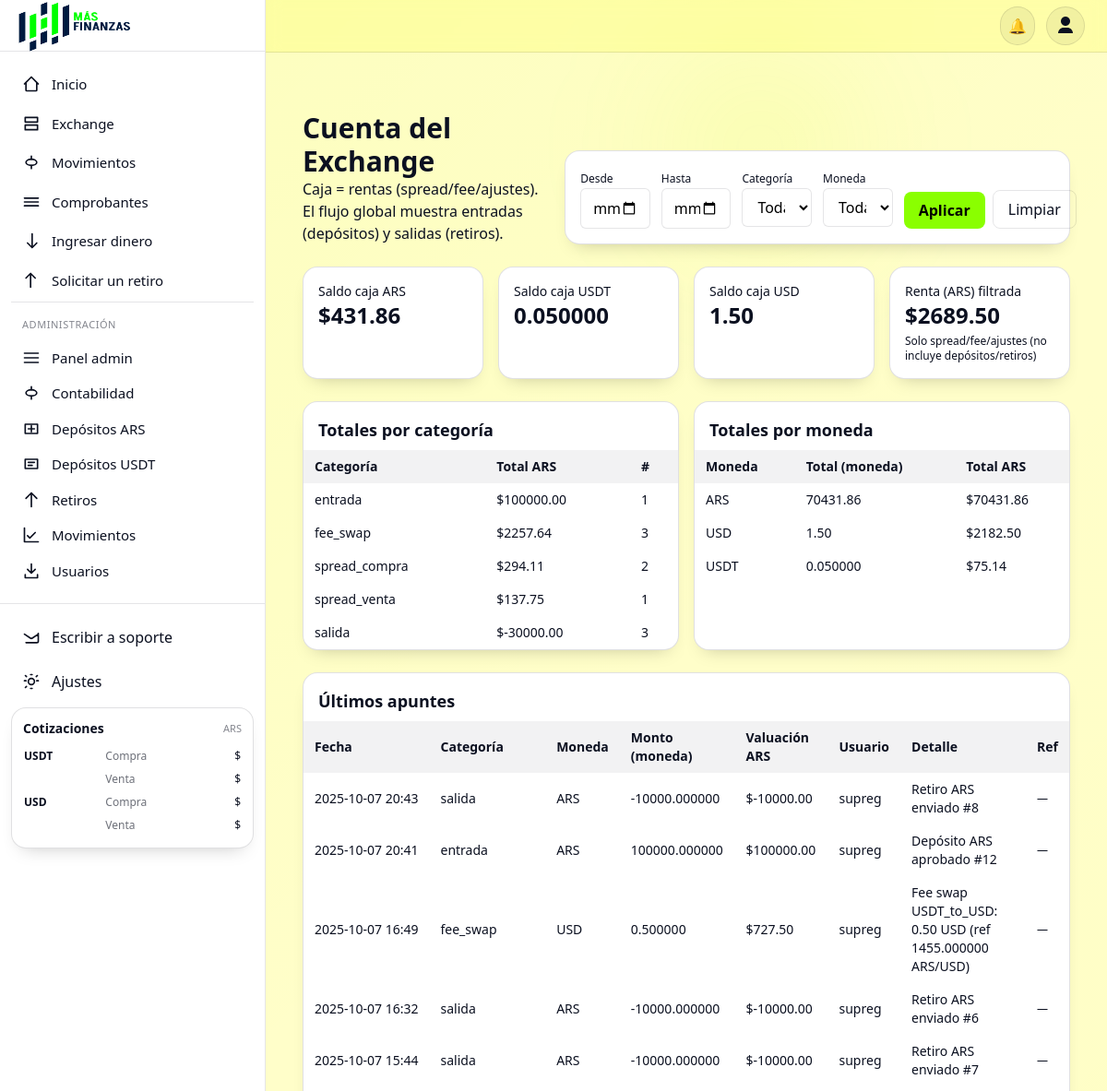
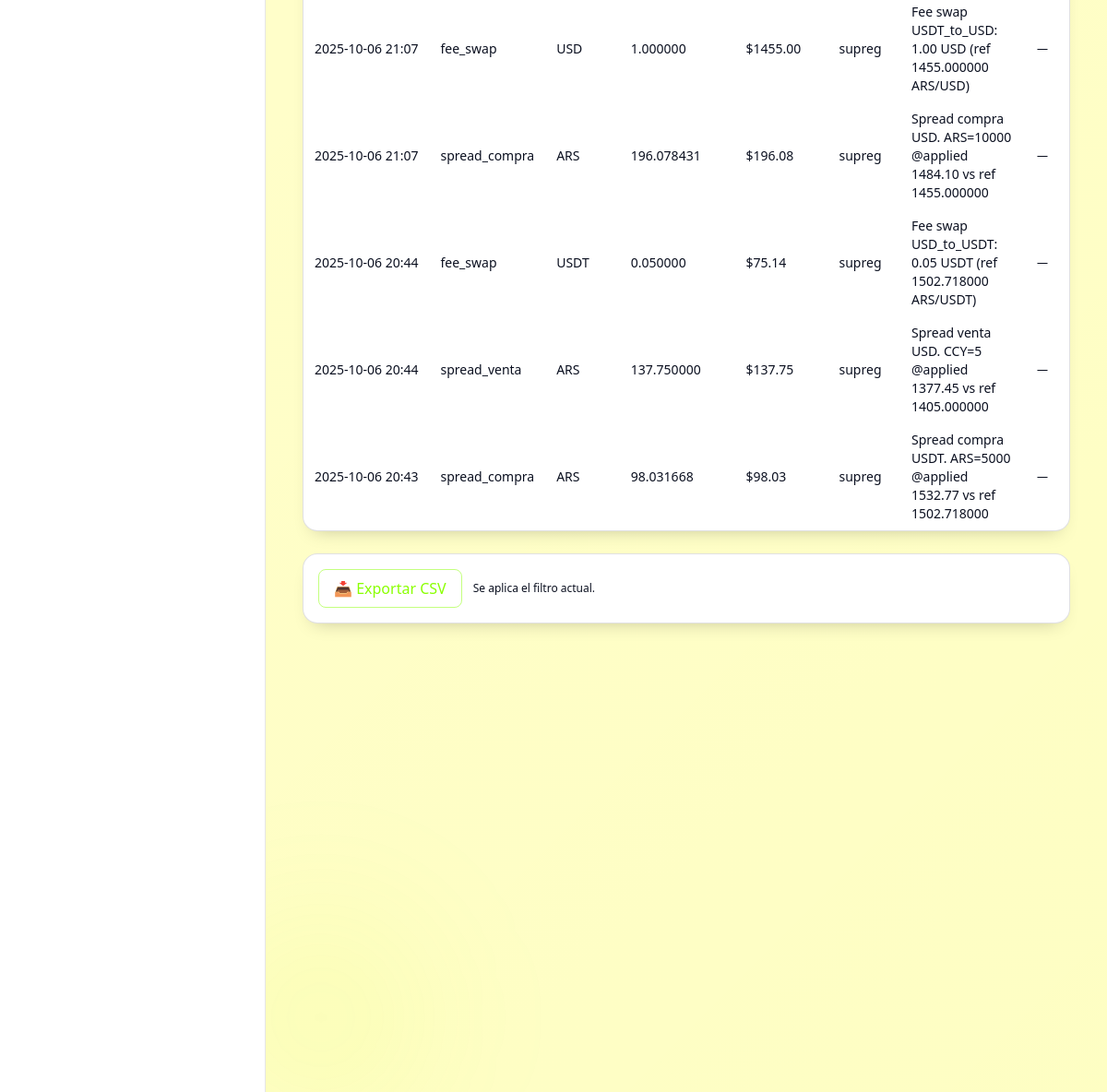
The app's page /admin-dashboard/exchange/ (signed in) with its own data (2 pictures, top to bottom).
### usuarios/models.py (models this page shows, shortened)
class CuentaExchange(models.Model):
    nombre = models.CharField(max_length=50, default="Exchange", unique=True)
    saldo_ars  = models.DecimalField(max_digits=18, decimal_places=2, default=0)
    saldo_usdt = models.DecimalField(max_digits=18, decimal_places=6, default=0)
    saldo_usd  = models.DecimalField(max_digits=18, decimal_places=2, default=0)

class ApunteExchange(models.Model):
    MONEDAS = (("ARS","ARS"),("USDT","USDT"),("USD","USD"))
    CATEGORIAS = [
        ('spread_compra', 'Spread en COMPRA'),
        ('spread_venta',  'Spread en VENTA'),
        ('fee_swap',      'Comisión de SWAP'),
        ('entrada',       'Entrada (depósito acreditado)'),
        ('salida',        'Salida (retiro enviado)'),
        ('ajuste',        'Ajuste contable'),
    ]
    fecha = models.DateTimeField(default=timezone.now)
    usuario = models.ForeignKey(settings.AUTH_USER_MODEL, null=True, blank=True,
                                on_delete=models.SET_NULL)
    TIPO = (
        ("comision_swap","Comisión SWAP"),
        ("spread_compra","Spread en COMPRA"),
        ("spread_venta","Spread en VENTA"),
        ("ajuste","Ajuste contable"),
        ("ingreso","Ingreso"),   # por si lo usás en algún reporte
        ("egreso","Egreso"),
    )
    tipo = models.CharField(max_length=30, choices=TIPO, default="ingreso")
    categoria     = models.CharField(max_length=40, choices=CATEGORIAS, default='ajuste')
    moneda        = models.CharField(max_length=10, choices=MONEDAS)
    monto_moneda  = models.DecimalField(max_digits=20, decimal_places=6)   # alias de 'importe'
    monto_ars     = models.DecimalField(max_digits=20, decimal_places=2)   # alias de 'importe_ars'
    @property
    def importe(self):
        return self.monto_moneda
    @importe.setter
    def importe(self, v):
        self.monto_moneda = v
    @property
    def importe_ars(self):
        return self.monto_ars
    @importe_ars.setter
    def importe_ars(self, v):
        self.monto_ars = v
    movimiento = models.ForeignKey('usuarios.Movimiento', null=True, blank=True,
                                   on_delete=models.SET_NULL, related_name='apuntes_exchange')
    ref_price     = models.DecimalField(max_digits=18, decimal_places=6, null=True, blank=True)
    applied_price = models.DecimalField(max_digits=18, decimal_places=6, null=True, blank=True)
    extra         = models.JSONField(default=dict, blank=True)
    ref_movimiento = models.CharField(max_length=64, blank=True)
    detalle        = models.TextField(blank=True)
    class Meta:
        ordering = ['-fecha']

class Usuario(AbstractUser):
    dni_frente = models.ImageField(upload_to='documentos/', null=True, blank=True)
    dni_dorso  = models.ImageField(upload_to='documentos/', null=True, blank=True)
    estado_verificacion = models.CharField(
        max_length=20,
        choices=[('pendiente','Pendiente'),('aprobado','Aprobado'),('rechazado','Rechazado')],
        default='pendiente'
    )
    saldo_ars  = models.DecimalField(max_digits=20, decimal_places=2, default=0)
    saldo_usdt = models.DecimalField(max_digits=20, decimal_places=2, default=0)
    saldo_usd  = models.DecimalField(max_digits=20, decimal_places=2, default=0)
    doc_tipo = models.CharField(max_length=8, default='DNI')
    doc_nro  = models.CharField(max_length=32, blank=True)
    persona_tipo     = models.CharField(max_length=10, choices=PERSONA_TIPO, default="FISICA")
    estado_civil     = models.CharField(max_length=20, choices=ESTADO_CIVIL, blank=True)
    sexo             = models.CharField(max_length=10, choices=SEXO_CHOICES, blank=True)
    nacionalidad     = models.CharField(max_length=32, blank=True)
    fecha_nacimiento = models.DateField(null=True, blank=True)
    lugar_nacimiento = models.CharField(max_length=128, blank=True)
    pais          = models.ForeignKey(Pais, null=True, blank=True, on_delete=models.SET_NULL, related_name="usuarios")
    provincia     = models.ForeignKey(Provincia, null=True, blank=True, on_delete=models.SET_NULL, related_name="usuarios")
    localidad     = models.ForeignKey(Localidad, null=True, blank=True, on_delete=models.SET_NULL, related_name="usuarios")
    codigo_postal = models.CharField(max_length=16, blank=True)
    calle         = models.CharField(max_length=128, blank=True)
    numero_calle  = models.CharField(max_length=16, blank=True)
    piso          = models.CharField(max_length=16, blank=True)
    depto         = models.CharField(max_length=16, blank=True)
    domicilio = models.CharField(max_length=255, blank=True)
    telefono  = models.CharField(max_length=32, blank=True)
    tyc_aceptado    = models.BooleanField(default=False)
    tyc_version     = models.CharField(max_length=20, blank=True)
    tyc_aceptado_en = models.DateTimeField(null=True, blank=True)
    email_confirmed = models.BooleanField(default=False)
    email_confirmed_at = models.DateTimeField(null=True, blank=True)
    email_confirm_sent_at = models.DateTimeField(null=True, blank=True)

### usuarios/views.py (the view)
# urls.py: path('admin-dashboard/exchange/', exchange_dashboard, name='exchange_dashboard'),
@login_required
@user_passes_test(staff_required)
def exchange_dashboard(request):
    qs, params = _qs_exchange_from_request(request)
    cuenta = CuentaExchange.objects.first()
    RENTAS_CATS = ['spread_compra', 'spread_venta', 'fee_swap', 'ajuste']
    FLOW_IN_CATS  = ['entrada']  # depósitos acreditados
    FLOW_OUT_CATS = ['salida']   # retiros enviados
    ingresos_ars = qs.filter(categoria__in=RENTAS_CATS).aggregate(s=Sum("monto_ars"))["s"] or Decimal("0")
    total_entradas = qs.filter(categoria__in=FLOW_IN_CATS).aggregate(s=Sum("monto_ars"))["s"] or Decimal("0")
    total_salidas  = qs.filter(categoria__in=FLOW_OUT_CATS).aggregate(s=Sum("monto_ars"))["s"] or Decimal("0")
    serie = (
        qs.filter(categoria__in=RENTAS_CATS)
          .annotate(dia=TruncDate("fecha"))
          .values("dia")
          .annotate(total_ars=Sum("monto_ars"))
          .order_by("dia")
    )
    serie_diaria = [{"dia": s["dia"].isoformat(), "total_ars": float(s["total_ars"] or 0)} for s in serie]
    totales_cat = (
        qs.values("categoria")
          .annotate(total_ars=Sum("monto_ars"), n=Count("id"))
          .order_by("-total_ars")
    )
    totales_mon = (
        qs.values("moneda")
          .annotate(total_mon=Sum("monto_moneda"), total_ars=Sum("monto_ars"))
          .order_by("moneda")
    )
    apuntes = qs.order_by("-fecha")[:200]
    ctx = {
        "params": params,
        "cuenta": cuenta,
        "ingresos_ars": ingresos_ars,      # renta neta normalizada a ARS
        "total_entradas": total_entradas,  # métrica global (depósitos)
        "total_salidas":  total_salidas,   # métrica global (retiros)
        "serie_diaria": serie_diaria,
        "totales_cat": totales_cat,
        "totales_mon": totales_mon,
        "apuntes": apuntes,
    }
    return render(request, "usuarios/exchange_dashboard.html", ctx)

### usuarios/views.py (called while the page is built)
def _parse_iso_date(s):
    if not s:
        return None
    try:
        return datetime.strptime(s, "%Y-%m-%d").date()
    except Exception:
        return None

def _qs_exchange_from_request(request):
    params = {
        "desde": request.GET.get("desde") or "",
        "hasta": request.GET.get("hasta") or "",
        "cat":   request.GET.get("cat")   or "",
        "mon":   request.GET.get("mon")   or "",
    }
    qs = ApunteExchange.objects.select_related("usuario").all()
    d1 = _parse_iso_date(params["desde"])
    d2 = _parse_iso_date(params["hasta"])
    if d1:
        qs = qs.filter(fecha__date__gte=d1)
    if d2:
        qs = qs.filter(fecha__date__lte=d2)
    if params["cat"]:
        qs = qs.filter(categoria=params["cat"])
    if params["mon"]:
        qs = qs.filter(moneda=params["mon"])
    return qs, params

def staff_required(u):
    return u.is_staff or u.is_superuser

### usuarios/templates/usuarios/exchange_dashboard.html (shortened to what this page needs)
{% extends "base.html" %}
{% block content %}
<section class="max-w-7xl mx-auto px-4 py-6 space-y-6">
  <header class="flex flex-col gap-4 md:flex-row md:items-end md:justify-between">
    <div>
      <h1 class="text-2xl sm:text-3xl font-extrabold">Cuenta del Exchange</h1>
      <p class="text-accent/70">
        Caja = rentas (spread/fee/ajustes). El flujo global muestra entradas (depósitos) y salidas (retiros).
      </p>
    </div>
    <form method="get" class="card p-4 w-full md:w-auto">
      <div class="grid gap-3 sm:grid-cols-2 lg:grid-cols-6">
        <label class="block">
          <span class="text-xs text-accent/60">Desde</span>
          <input type="date" name="desde" value="{{ params.desde|default:'' }}"
                 class="w-full rounded-lg border border-white/10 bg-white text-black px-3 py-2">
        </label>
        <label class="block">
          <span class="text-xs text-accent/60">Hasta</span>
          <input type="date" name="hasta" value="{{ params.hasta|default:'' }}"
                 class="w-full rounded-lg border border-white/10 bg-white text-black px-3 py-2">
        </label>
        <label class="block">
          <span class="text-xs text-accent/60">Categoría</span>
          <select name="cat" class="w-full rounded-lg border border-white/10 bg-white text-black px-3 py-2">
            <option value="">Todas</option>
          </select>
        </label>
        <label class="block">
          <span class="text-xs text-accent/60">Moneda</span>
          <select name="mon" class="w-full rounded-lg border border-white/10 bg-white text-black px-3 py-2">
            <option value="">Todas</option>
          </select>
        </label>
        <div class="flex items-end gap-2">
          <button class="rounded-lg bg-neon text-black font-semibold px-4 py-2">Aplicar</button>
          <a href="{% url 'exchange_dashboard' %}" class="rounded-lg border border-white/10 px-4 py-2 hover:bg-white/5">Limpiar</a>
        </div>
      </div>
    </form>
  </header>
  <div class="grid gap-4 sm:grid-cols-2 lg:grid-cols-4">
    <div class="card p-4">
      <p class="text-accent/60 text-sm">Saldo caja ARS</p>
      <p class="text-2xl font-bold">${{ cuenta.saldo_ars|default:"0.00" }}</p>
    </div>
    <div class="card p-4">
      <p class="text-accent/60 text-sm">Saldo caja USDT</p>
      <p class="text-2xl font-bold">{{ cuenta.saldo_usdt|default:"0.000000" }}</p>
    </div>
    <div class="card p-4">
      <p class="text-accent/60 text-sm">Saldo caja USD</p>
      <p class="text-2xl font-bold">{{ cuenta.saldo_usd|default:"0.00" }}</p>
    </div>
    <div class="card p-4">
      <p class="text-accent/60 text-sm">Renta (ARS) filtrada</p>
      <p class="text-2xl font-bold">${{ ingresos_ars|floatformat:2 }}</p>
      <p class="text-accent/50 text-xs mt-1">Solo spread/fee/ajustes (no incluye depósitos/retiros)</p>
    </div>
  </div>
  <div class="grid gap-4 lg:grid-cols-2">
    <div class="card p-0 overflow-x-auto">
      <h3 class="px-4 pt-4 text-lg font-semibold">Totales por categoría</h3>
      <table class="w-full text-sm mt-2">
        <thead class="bg-white/5 text-accent/80">
          <tr>
            <th class="px-3 py-2 text-left">Categoría</th>
            <th class="px-3 py-2 text-left">Total ARS</th>
            <th class="px-3 py-2 text-left">#</th>
          </tr>
        </thead>
        <tbody>
          {% for t in totales_cat %}
          <tr class="hover:bg-white/5">
            <td class="px-3 py-2">{{ t.categoria }}</td>
            <td class="px-3 py-2">${{ t.total_ars|floatformat:2 }}</td>
            <td class="px-3 py-2">{{ t.n }}</td>
          </tr>
          {% empty %}
          <tr><td colspan="3" class="px-3 py-4 text-center text-accent/60">Sin datos.</td></tr>
          {% endfor %}
        </tbody>
      </table>
    </div>
    <div class="card p-0 overflow-x-auto">
      <h3 class="px-4 pt-4 text-lg font-semibold">Totales por moneda</h3>
      <table class="w-full text-sm mt-2">
        <thead class="bg-white/5 text-accent/80">
          <tr>
            <th class="px-3 py-2 text-left">Moneda</th>
            <th class="px-3 py-2 text-left">Total (moneda)</th>
            <th class="px-3 py-2 text-left">Total ARS</th>
          </tr>
        </thead>
        <tbody>
          {% for t in totales_mon %}
          <tr class="hover:bg-white/5">
            <td class="px-3 py-2">{{ t.moneda }}</td>
            <td class="px-3 py-2">
              {% if t.moneda == 'USDT' %}
                {{ t.total_mon|floatformat:6 }}
              {% else %}
                {{ t.total_mon|floatformat:2 }}
              {% endif %}
            </td>
            <td class="px-3 py-2">${{ t.total_ars|floatformat:2 }}</td>
          </tr>
          {% empty %}
          <tr><td colspan="3" class="px-3 py-4 text-center text-accent/60">Sin datos.</td></tr>
          {% endfor %}
        </tbody>
      </table>
    </div>
  </div>
  <div class="card p-0 overflow-x-auto">
    <h3 class="px-4 pt-4 text-lg font-semibold">Últimos apuntes</h3>
    <table class="w-full text-sm mt-2">
      <thead class="bg-white/5 text-accent/80">
        <tr>
          <th class="px-3 py-2 text-left">Fecha</th>
          <th class="px-3 py-2 text-left">Categoría</th>
          <th class="px-3 py-2 text-left">Moneda</th>
          <th class="px-3 py-2 text-left">Monto (moneda)</th>
          <th class="px-3 py-2 text-left">Valuación ARS</th>
          <th class="px-3 py-2 text-left">Usuario</th>
          <th class="px-3 py-2 text-left">Detalle</th>
          <th class="px-3 py-2 text-left">Ref</th>
        </tr>
      </thead>
      <tbody>
        {% for a in apuntes %}
        <tr class="hover:bg-white/5">
          <td class="px-3 py-2 whitespace-nowrap">{{ a.fecha|date:"Y-m-d H:i" }}</td>
          <td class="px-3 py-2">{{ a.categoria }}</td>
          <td class="px-3 py-2">{{ a.moneda }}</td>
          <td class="px-3 py-2">{{ a.monto_moneda }}</td>
          <td class="px-3 py-2">${{ a.monto_ars }}</td>
          <td class="px-3 py-2">{% if a.usuario %}{{ a.usuario.username }}{% else %}<span class="text-accent/50">—</span>{% endif %}</td>
          <td class="px-3 py-2">{{ a.detalle|default:"—" }}</td>
          <td class="px-3 py-2 text-xs">{{ a.ref_movimiento|default:"—" }}</td>
        </tr>
        {% empty %}
        <tr><td colspan="8" class="px-3 py-6 text-center text-accent/60">Sin registros.</td></tr>
        {% endfor %}
      </tbody>
    </table>
  </div>
  <form method="GET" action="{% url 'exchange_export_csv' %}" class="card p-4">
    <div class="flex flex-wrap items-center gap-3">
      <button class="rounded-lg border border-neon/50 text-neon px-4 py-2 hover:bg-neon/10">📥 Exportar CSV</button>
      <span class="text-xs text-accent/60">Se aplica el filtro actual.</span>
    </div>
  </form>
</section>
{% endblock %}

### usuarios/templates/base.html (style rules this page uses)
:root { --bg: #fffb0036; --fg: #0B1020; --muted: #475569; --card: #ffffff; --ring: #121A36; --border: rgba(2, 6, 23, .12); --tint-5: rgba(2, 6, 23, .05); --tint-10: rgba(2, 6, 23, .10); --input-bg: #ffffff; --input-text: #0b1020; --input-border: rgba(2, 6, 23, 0.18); --input-placeholder: #6b7280; --accent: #002141; --accent-fg: #121A36; }
html { font-family: Inter, ui-sans-serif, system-ui, -apple-system, Segoe UI, Roboto, Helvetica, Arial, "Apple Color Emoji", "Segoe UI Emoji"; }
body { background: var(--bg); color: var(--fg); }
.card { background: var(--card); border: 1px solid var(--border); border-radius: 1rem; box-shadow: 0 10px 20px -12px rgba(0, 0, 0, .25); }
.bg-white\/5 { background-color: var(--tint-5) !important; }
.border-white\/10 { border-color: var(--tint-10) !important; }

### records on screen
CuentaExchange: saldo_ars "431.86", saldo_usdt "0.050000", saldo_usd "1.50"
ApunteExchange: categoria "entrada", total_ars "100000.00", n "1", fecha "2025-10-07 20:41", moneda "ARS", monto_moneda "100000.000000", monto_ars "100000.00", usuario.username "supreg", detalle "Depósito ARS aprobado #12", ref_movimiento "—"
ApunteExchange: categoria "spread_venta", total_ars "137.75", n "1", fecha "2025-10-06 20:44", moneda "ARS", monto_moneda "137.750000", monto_ars "137.75", usuario.username "supreg", detalle "Spread venta USD. CCY=5 @applied 1377.45 vs ref 1405.000000", ref_movimiento "—"
ApunteExchange: moneda "USDT", total_mon "0.050000", total_ars "75.14", fecha "2025-10-06 20:44", categoria "fee_swap", monto_moneda "0.050000", monto_ars "75.14", usuario.username "supreg", detalle "Fee swap USD_to_USDT: 0.05 USDT (ref 1502.718000 ARS/USDT)", ref_movimiento "—"
ApunteExchange: fecha "2025-10-07 20:43", categoria "salida", moneda "ARS", monto_moneda "-10000.000000", monto_ars "-10000.00", usuario.username "supreg", detalle "Retiro ARS enviado #8", ref_movimiento "—"
ApunteExchange: fecha "2025-10-07 16:49", categoria "fee_swap", moneda "USD", monto_moneda "0.500000", monto_ars "727.50", usuario.username "supreg", detalle "Fee swap USDT_to_USD: 0.50 USD (ref 1455.000000 ARS/USD)", ref_movimiento "—"
ApunteExchange: fecha "2025-10-07 16:32", categoria "salida", moneda "ARS", monto_moneda "-10000.000000", monto_ars "-10000.00", usuario.username "supreg", detalle "Retiro ARS enviado #6", ref_movimiento "—"
ApunteExchange: fecha "2025-10-07 15:44", categoria "salida", moneda "ARS", monto_moneda "-10000.000000", monto_ars "-10000.00", usuario.username "supreg", detalle "Retiro ARS enviado #7", ref_movimiento "—"
ApunteExchange: fecha "2025-10-06 21:07", categoria "fee_swap", moneda "USD", monto_moneda "1.000000", monto_ars "1455.00", usuario.username "supreg", detalle "Fee swap USDT_to_USD: 1.00 USD (ref 1455.000000 ARS/USD)", ref_movimiento "—"
ApunteExchange: fecha "2025-10-06 21:07", categoria "spread_compra", moneda "ARS", monto_moneda "196.078431", monto_ars "196.08", usuario.username "supreg", detalle "Spread compra USD. ARS=10000 @applied 1484.10 vs ref 1455.000000", ref_movimiento "—"
ApunteExchange: fecha "2025-10-06 20:43", categoria "spread_compra", moneda "ARS", monto_moneda "98.031668", monto_ars "98.03", usuario.username "supreg", detalle "Spread compra USDT. ARS=5000 @applied 1532.77 vs ref 1502.718000", ref_movimiento "—"

### other values on screen
{{ ingresos_ars|floatformat:2 }} "2689.50"
{{ t.categoria }} "fee_swap" "spread_compra" "salida"
{{ t.total_ars|floatformat:2 }} "2257.64" "294.11" "-30000.00"
{{ t.n }} "3" "2" "3"
{{ t.moneda }} "ARS" "USD"
{{ t.total_mon|floatformat:2 }} "70431.86" "1.50"
{{ t.total_ars|floatformat:2 }} "70431.86" "2182.50"
